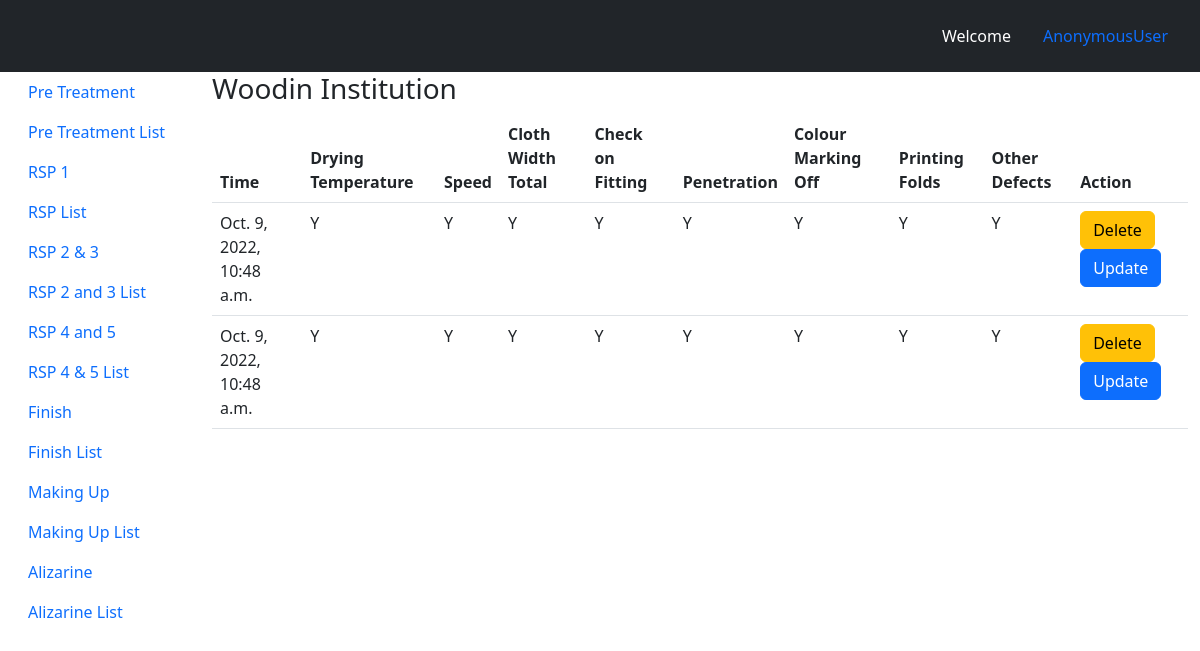
Page /rsp23/list on the committed database.
### rsp_2_3/models.py (models this page shows)
class Woodin_institution(models.Model):
    ANSWER_YES = "Y"
    ANSWER_NO  =  "N"
    ANSWER = [
        (ANSWER_YES, "Yes"),
        (ANSWER_NO, "No")
    ]
    drying_temperature = models.CharField(max_length = 1, choices = ANSWER,default=ANSWER_NO)
    speed = models.CharField(max_length = 1, choices = ANSWER,default=ANSWER_NO)
    cloth_width_total = models.CharField(max_length = 1, choices = ANSWER,default=ANSWER_NO)
    check_on_fitting = models.CharField(max_length = 1, choices = ANSWER,default=ANSWER_NO)
    penetration = models.CharField(max_length = 1, choices = ANSWER,default=ANSWER_NO)
    colour_marking_off = models.CharField(max_length = 1, choices = ANSWER,default=ANSWER_NO)
    printing_folds = models.CharField(max_length = 1, choices = ANSWER,default=ANSWER_NO)
    other_defects = models.CharField(max_length = 1, choices = ANSWER,default=ANSWER_NO)
    time_stamp = models.DateTimeField(auto_now_add = True)

### rsp_2_3/views.py (the view)
def rsp23_list(request):
    object1 = Woodin_institution.objects.all()
    context = {
        'object1':object1
    }
    return render(request, 'rsp23_list.html', context)

### rsp_2_3/templates/rsp23_list.html
{% extends 'base.html' %}
{% block content %}
<h3>Woodin Institution</h3>
<table class="table table-stripped">
    <tbody>
        <thead>
            <th>Time</th>
            <th>Drying Temperature</th>
            <th>Speed</th>
            <th>Cloth Width Total</th>
            <th>Check on Fitting</th>
            <th>Penetration</th>
            <th>Colour Marking Off</th>
            <th>Printing Folds</th>
            <th>Other Defects</th>
            <th>Action</th>
        </thead>
        {% for i in object1%}
        <tr>
            <td>{{i.time_stamp}}</td>
            <td>{{i.drying_temperature}}</td>
            <td>{{i.speed}}</td>
            <td>{{i.cloth_width_total}}</td>
            <td>{{i.check_on_fitting}}</td>
            <td>{{i.penetration}}</td>
            <td>{{i.colour_marking_off}}</td>
            <td>{{i.printing_folds}}</td>
            <td>{{i.other_defects}}</td>
            <td ><button class="btn btn-warning">Delete</button><button class="btn btn-primary">Update</button></td>
        </tr>
        {% endfor %}
    </tbody>
</table>
{% endblock %}

### rows in the picture
Woodin_institution: time_stamp "Oct. 9, 2022, 10:48 a.m.", drying_temperature "Y", speed "Y", cloth_width_total "Y", check_on_fitting "Y", penetration "Y", colour_marking_off "Y", printing_folds "Y", other_defects "Y"
Woodin_institution: time_stamp "Oct. 9, 2022, 10:48 a.m.", drying_temperature "Y", speed "Y", cloth_width_total "Y", check_on_fitting "Y", penetration "Y", colour_marking_off "Y", printing_folds "Y", other_defects "Y"

### other values in the picture
{{ request.user }} "AnonymousUser"
